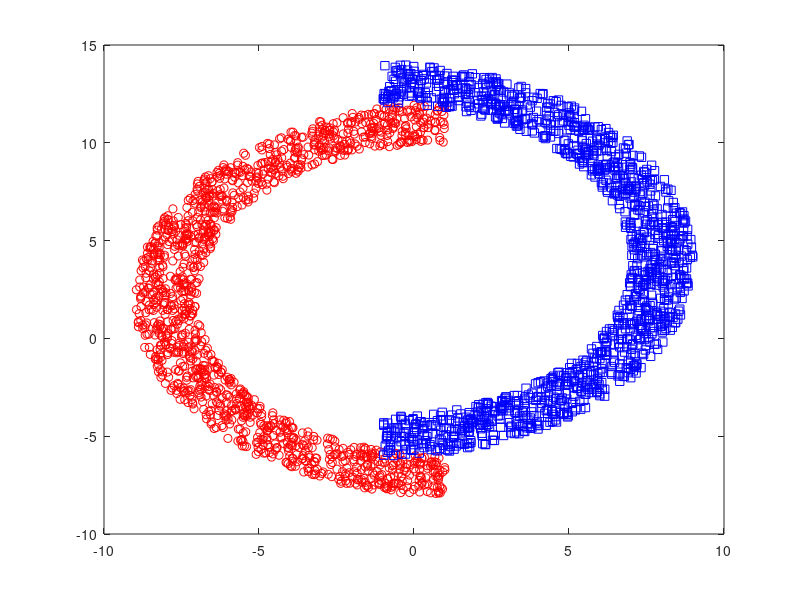

The MATLAB source for this figure: (Note: this script raises an error after producing the figure.)
C1 = [1 2];   % center of the circle
C2 = [-1 4];
R1 = [8 10];  % range of radii
R2 = [8 10];
A1 = [1 3]*pi/2; % [rad] range of allowed angles
A2 = [-1 1]*pi/2;

nPoints = 1400;

urand = @(nPoints,limits)(limits(1) + rand(nPoints,1)*diff(limits));
randomCircle = @(n,r,a)(pol2cart(urand(n,a),urand(n,r)));

[P1x,P1y] = randomCircle(nPoints,R1,A1);
P1x = P1x + C1(1);
P1y = P1y + C1(2);

[P2x,P2y] = randomCircle(nPoints,R2,A2);
P2x = P2x + C2(1);
P2y = P2y + C2(2);

h = figure();
h1 = plot(P1x,P1y,'or'); hold on;
h2 = plot(P2x,P2y,'sb'); hold on;
legend([h1 h2],'Cluster 1','Cluster 2','Location','NW')
axis square
saveas(h,'Data_2.png');
cluster1 = [P1x,P1y];
cluster2 = [P2x,P2y];

cluster1 = [cluster1 zeros(size(cluster1,1),1)];
cluster1(:,3) = 1 ;

cluster2 = [cluster2 zeros(size(cluster2,1),1)];
cluster2(:,3) = -1 ;


%70-30 data split
idx = randperm(size(cluster1,1));
train_cluster1 = cluster1(idx(1:700),:);
test_cluster1 = cluster1(idx(701:end),:);
train_cluster2 = cluster2(idx(1:700),:);
test_cluster2 = cluster2(idx(701:end),:);

train_data = [train_cluster1;train_cluster2];
test_data = [test_cluster1;test_cluster2];

csvwrite('trainData_2.csv',train_data)
csvwrite('testData_2.csv',test_data)